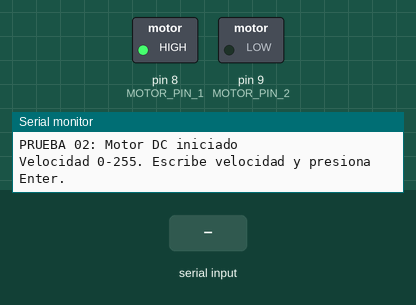
This sketch was run on a simulated Arduino Uno, built with avr-gcc and run on an emulated ATmega328P. On the bench: switched loads named in the sketch (green lamp = pin HIGH), the last lines printed to the serial monitor. Inputs (shaded band) come from the test bench.

Above: at 1.2 s.
1.3 s: "90,45\n" received over Serial
At 1.8 s:
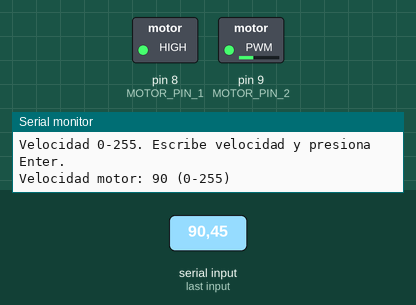
2.8 s: "30,150\n" received over Serial
At 4.0 s:
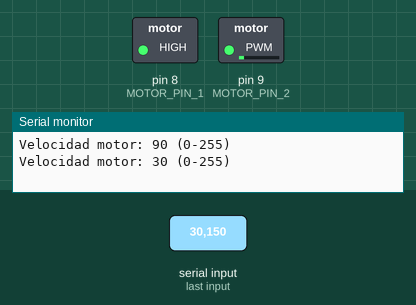
4.3 s: "200\n" received over Serial
At 5.4 s:
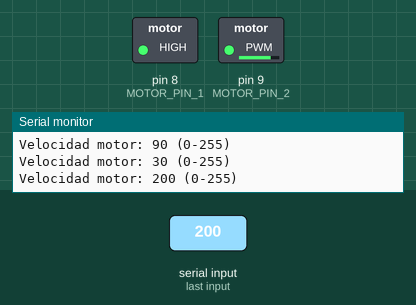
5.8 s: "90\n" received over Serial
At 6.6 s:
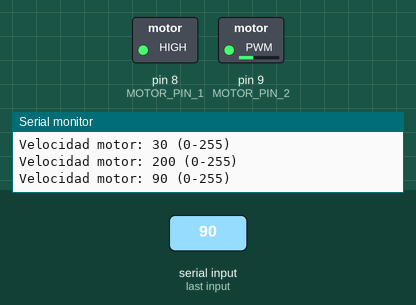
Timing chart, 0 to 8.3 s (numbered marks = the images above; inputs shaded):
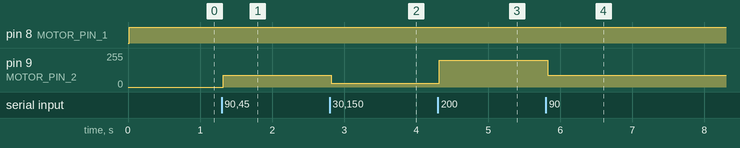

The sketch:

sketch.ino
```cpp
/*
 * PRUEBA 02: Motor DC - Control PWM
 * Objetivo: Controlar velocidad de motor DC usando PWM (Pulse Width Modulation)
 *
 * Componentes:
 *  - Arduino Uno
 *  - Motor DC 3-6V (SMARS)
 *  - Driver motor L298N
 *  - Batería 9V
 *  - Jumpers y protoboard
 *
 * Conexión L298N:
 *  - L298N IN1 → Pin 8 (Arduino)
 *  - L298N IN2 → Pin 9 (Arduino)
 *  - L298N OUT1, OUT2 → Motor
 *  - L298N +12V → Batería (+)
 *  - L298N GND → Batería (-) y Arduino GND (común)
 */

// Pines del driver motor L298N
const int MOTOR_PIN_1 = 8;    // IN1 (dirección)
const int MOTOR_PIN_2 = 9;    // IN2 (dirección) - También PWM para velocidad

// Variable de velocidad (0-255)
int motorSpeed = 0;

void setup() {
  // Configurar pines como salida
  pinMode(MOTOR_PIN_1, OUTPUT);
  pinMode(MOTOR_PIN_2, OUTPUT);

  // Serial para depuración
  Serial.begin(9600);
  Serial.println("PRUEBA 02: Motor DC iniciado");
  Serial.println("Velocidad 0-255. Escribe velocidad y presiona Enter.");
}

void loop() {
  // Leer velocidad del Serial (para pruebas interactivas)
  if (Serial.available()) {
    String input = Serial.readStringUntil('\n');
    motorSpeed = input.toInt();

    // Limitar a rango 0-255
    motorSpeed = constrain(motorSpeed, 0, 255);

    Serial.print("Velocidad motor: ");
    Serial.print(motorSpeed);
    Serial.println(" (0-255)");
  }

  // Controlar motor con PWM
  // IN1=HIGH, IN2=PWM → Motor adelante con velocidad variable
  digitalWrite(MOTOR_PIN_1, HIGH);
  analogWrite(MOTOR_PIN_2, motorSpeed);

  delay(100); // Actualizar cada 100ms
}

/*
 * Versión alternativa: Aceleración gradual
 *
 * Descomenta esta función y llámala en loop() para ver aceleración
 */
void accelerateMotor() {
  for (int speed = 0; speed <= 255; speed++) {
    analogWrite(MOTOR_PIN_2, speed);
    Serial.println(speed);
    delay(50);
  }

  delay(2000); // Mantener velocidad máxima

  for (int speed = 255; speed >= 0; speed--) {
    analogWrite(MOTOR_PIN_2, speed);
    Serial.println(speed);
    delay(50);
  }
}
```

Measured:
- after the input at 1.3 s, pin 9 (MOTOR_PIN_2): 0/255 → 90/255 at once
- after the input at 2.8 s, pin 9 (MOTOR_PIN_2): 90/255 → 30/255 at once
- after the input at 4.3 s, pin 9 (MOTOR_PIN_2): 30/255 → 200/255 at once
- after the input at 5.8 s, pin 9 (MOTOR_PIN_2): 200/255 → 90/255 at once
